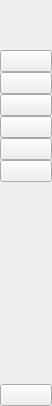
     <widget class="QWidget" name="icon_only_widget" native="true">
      <property name="maximumSize">
       <size>
        <width>52</width>
        <height>588</height>
       </size>
      </property>
      <property name="styleSheet">
       <string notr="true"/>
      </property>
      <layout class="QVBoxLayout" name="verticalLayout_3">
       <property name="spacing">
        <number>0</number>
       </property>
       <property name="leftMargin">
        <number>0</number>
       </property>
       <property name="topMargin">
        <number>0</number>
       </property>
       <property name="rightMargin">
        <number>0</number>
       </property>
       <property name="bottomMargin">
        <number>0</number>
       </property>
       <item>
        <layout class="QHBoxLayout" name="horizontalLayout_3">
         <item>
          <widget class="QLabel" name="label">
           <property name="minimumSize">
            <size>
             <width>50</width>
             <height>50</height>
            </size>
           </property>
           <property name="maximumSize">
            <size>
             <width>50</width>
             <height>50</height>
            </size>
           </property>
           <property name="text">
            <string/>
           </property>
           <property name="pixmap">
            <pixmap resource="resources.qrc">:/icons/icons/arch_logo.png</pixmap>
           </property>
           <property name="scaledContents">
            <bool>true</bool>
           </property>
          </widget>
         </item>
        </layout>
       </item>
       <item>
        <layout class="QVBoxLayout" name="verticalLayout">
         <property name="spacing">
          <number>0</number>
         </property>
         <item>
          <widget class="QPushButton" name="encrypt_menu_btn">
           <property name="text">
            <string/>
           </property>
           <property name="icon">
            <iconset resource="resources.qrc">
             <normaloff>:/icons/icons/lock-locked.png</normaloff>
             <normalon>:/icons/icons/lock-locked-active.png</normalon>:/icons/icons/lock-locked.png</iconset>
           </property>
           <property name="iconSize">
            <size>
             <width>36</width>
             <height>36</height>
            </size>
           </property>
           <property name="checkable">
            <bool>true</bool>
           </property>
           <property name="autoExclusive">
            <bool>true</bool>
           </property>
          </widget>
         </item>
         <item>
          <widget class="QPushButton" name="decrypt_menu_btn">
           <property name="text">
            <string/>
           </property>
           <property name="icon">
            <iconset resource="resources.qrc">
             <normaloff>:/icons/icons/lock-unlocked.png</normaloff>
             <normalon>:/icons/icons/lock-unlocked-active.png</normalon>:/icons/icons/lock-unlocked.png</iconset>
           </property>
           <property name="iconSize">
            <size>
             <width>36</width>
             <height>36</height>
            </size>
           </property>
           <property name="checkable">
            <bool>true</bool>
           </property>
           <property name="autoExclusive">
            <bool>true</bool>
           </property>
          </widget>
         </item>
         <item>
          <widget class="QPushButton" name="key_menu_btn">
           <property name="text">
            <string/>
           </property>
           <property name="icon">
            <iconset resource="resources.qrc">
             <normaloff>:/icons/icons/key.png</normaloff>
             <normalon>:/icons/icons/key_active.png</normalon>:/icons/icons/key.png</iconset>
           </property>
           <property name="iconSize">
            <size>
             <width>26</width>
             <height>26</height>
            </size>
           </property>
           <property name="checkable">
            <bool>true</bool>
           </property>
           <property name="autoExclusive">
            <bool>true</bool>
           </property>
          </widget>
         </item>
         <item>
          <widget class="QPushButton" name="unlock_plus_menu_btn">
           <property name="text">
            <string/>
           </property>
           <property name="icon">
            <iconset resource="resources.qrc">
             <normaloff>:/icons/icons/eye_icon.png</normaloff>
             <normalon>:/icons/icons/eye_icon_active.png</normalon>:/icons/icons/eye_icon.png</iconset>
           </property>
           <property name="iconSize">
            <size>
             <width>24</width>
             <height>24</height>
            </size>
           </property>
           <property name="checkable">
            <bool>true</bool>
           </property>
           <property name="autoExclusive">
            <bool>true</bool>
           </property>
          </widget>
         </item>
         <item>
          <widget class="QPushButton" name="files_menu_btn">
           <property name="text">
            <string/>
           </property>
           <property name="icon">
            <iconset resource="resources.qrc">
             <normaloff>:/icons/icons/folder.png</normaloff>
             <normalon>:/icons/icons/folder-open.png</normalon>:/icons/icons/folder.png</iconset>
           </property>
           <property name="iconSize">
            <size>
             <width>28</width>
             <height>28</height>
            </size>
           </property>
           <property name="checkable">
            <bool>true</bool>
           </property>
           <property name="autoExclusive">
            <bool>true</bool>
           </property>
          </widget>
         </item>
         <item>
          <widget class="QPushButton" name="settings_menu_btn">
           <property name="text">
            <string/>
           </property>
           <property name="icon">
            <iconset resource="resources.qrc">
             <normaloff>:/icons/icons/icon_settings.png</normaloff>
             <normalon>:/icons/icons/icon_settings_active.png</normalon>:/icons/icons/icon_settings.png</iconset>
           </property>
           <property name="iconSize">
            <size>
             <width>28</width>
             <height>28</height>
            </size>
           </property>
           <property name="checkable">
            <bool>true</bool>
           </property>
           <property name="autoExclusive">
            <bool>true</bool>
           </property>
          </widget>
         </item>
        </layout>
       </item>
       <item>
        <spacer name="verticalSpacer">
         <property name="orientation">
          <enum>Qt::Vertical</enum>
         </property>
         <property name="sizeHint" stdset="0">
          <size>
           <width>20</width>
           <height>202</height>
          </size>
         </property>
        </spacer>
       </item>
       <item>
        <widget class="QPushButton" name="exit_btn">
         <property name="styleSheet">
          <string notr="true">QPushButton:hover{
background-color: rgb(195, 7, 63);
border:none;
border-radius:4px;
}</string>
         </property>
         <property name="text">
          <string/>
         </property>
         <property name="icon">
          <iconset resource="resources.qrc">
           <normaloff>:/icons/icons/icon_close.png</normaloff>:/icons/icons/icon_close.png</iconset>
         </property>
        </widget>
       </item>
      </layout>
     </widget>
